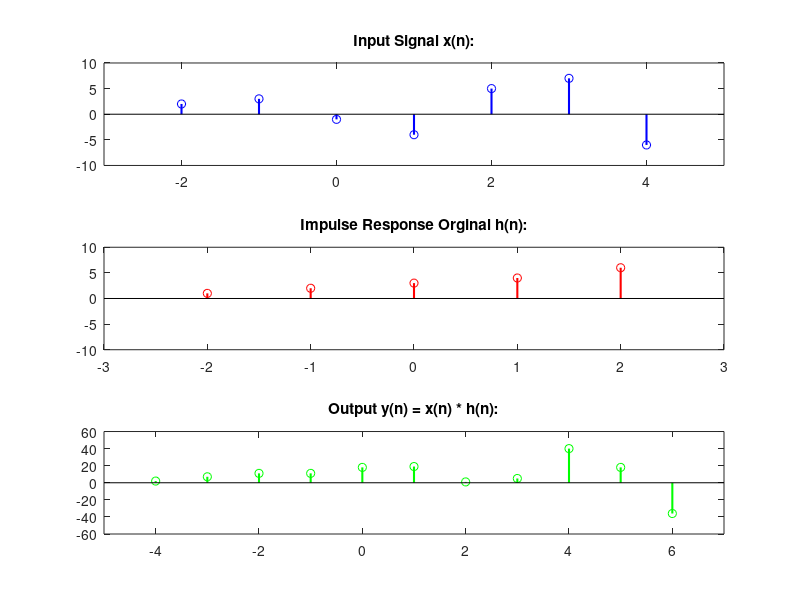

MATLAB code to generate this figure:
clear all;
close all;
clc;

x = [2, 3, -1, -4, 5, 7, -6];
n1 = -2 : 4;

h = [1, 2, 3, 4, 6];
n2 = -2 : 2;

y = conv(x, h);
y_n = n1(1) + n2(1) : n1(end) + n2(end);

subplot(3, 1, 1);
stem(n1, x, 'b', 'lineWidth', 1.5);
title('Input Signal x(n):');
xlim([-3, 5]);
ylim([-10, 10]);


subplot(3, 1, 2);
stem(n2, h, 'red', 'lineWidth', 1.5);
title('Impulse Response Orginal h(n):');
xlim([-3, 3]);
ylim([-10, 10]);


subplot(3, 1, 3);
stem(y_n, y, 'g', 'lineWidth', 1.5);
title('Output y(n) = x(n) * h(n):');
xlim([-5,7]);
ylim([-60, 60]);
